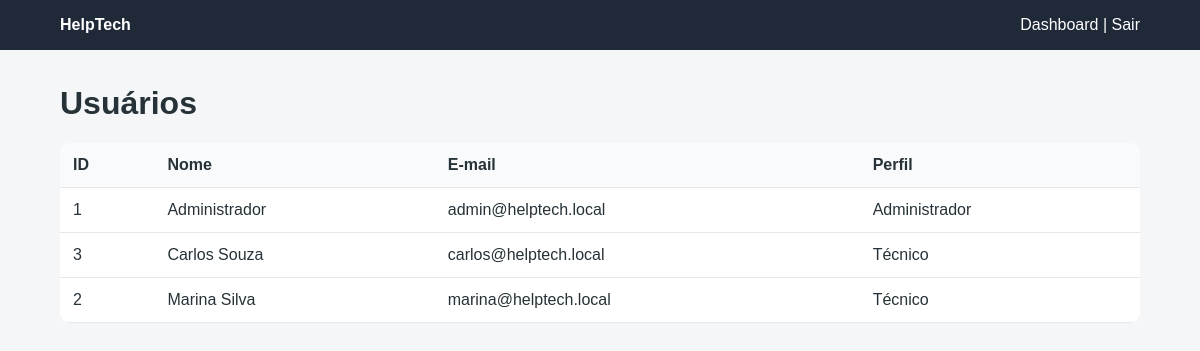
/sistema/usuarios/listar.php (signed in), run on the app's committed database.
### tables this page shows
CREATE TABLE usuarios (
 id INT AUTO_INCREMENT PRIMARY KEY,
 nome VARCHAR(100) NOT NULL,
 email VARCHAR(120) NOT NULL UNIQUE,
 senha VARCHAR(255) NOT NULL,
 perfil VARCHAR(30) NOT NULL DEFAULT 'Técnico'
);

### sistema/usuarios/listar.php (the view)
<?php
session_start(); if(!isset($_SESSION["usuario_id"])){header("Location: ../login.php");exit;} require_once "../config/conexao.php";$r=$conn->query("SELECT id,nome,email,perfil FROM usuarios ORDER BY nome");
?><!doctype html><html lang="pt-BR"><head><meta charset="utf-8"><title>Usuários</title><link rel="stylesheet" href="../css/style.css"></head><body><header class="topbar"><strong>HelpTech</strong><div><a href="../dashboard.php">Dashboard</a> | <a href="../logout.php">Sair</a></div></header><main class="container"><h1>Usuários</h1><div class="table-wrapper"><table><thead><tr><th>ID</th><th>Nome</th><th>E-mail</th><th>Perfil</th></tr></thead><tbody><?php while($u=$r->fetch_assoc()): ?><tr><td><?=$u["id"]?></td><td><?=htmlspecialchars($u["nome"])?></td><td><?=htmlspecialchars($u["email"])?></td><td><?=htmlspecialchars($u["perfil"])?></td></tr><?php endwhile; ?></tbody></table></div></main></body></html>

### sistema/css/style.css (style rules this page uses)
* { box-sizing:border-box }
body { margin:0;font-family:Arial,sans-serif;background:#f4f6f8;color:#263238 }
.topbar { background:#1f2937;color:white;padding:16px 5%;display:flex;justify-content:space-between;align-items:center }
.topbar a { color:white;text-decoration:none }
.container { width:90%;max-width:1150px;margin:35px auto }
.table-wrapper { overflow-x:auto;background:white;border-radius:10px;margin-top:20px }
table { width:100%;border-collapse:collapse }
th,td { padding:13px;border-bottom:1px solid #e5e7eb;text-align:left }
th { background:#f8fafc }

### data on the page
usuarios: id "1", nome "Administrador", email "admin@helptech.local", perfil "Administrador"
usuarios: id "3", nome "Carlos Souza", email "carlos@helptech.local", perfil "Técnico"
usuarios: id "2", nome "Marina Silva", email "marina@helptech.local", perfil "Técnico"
